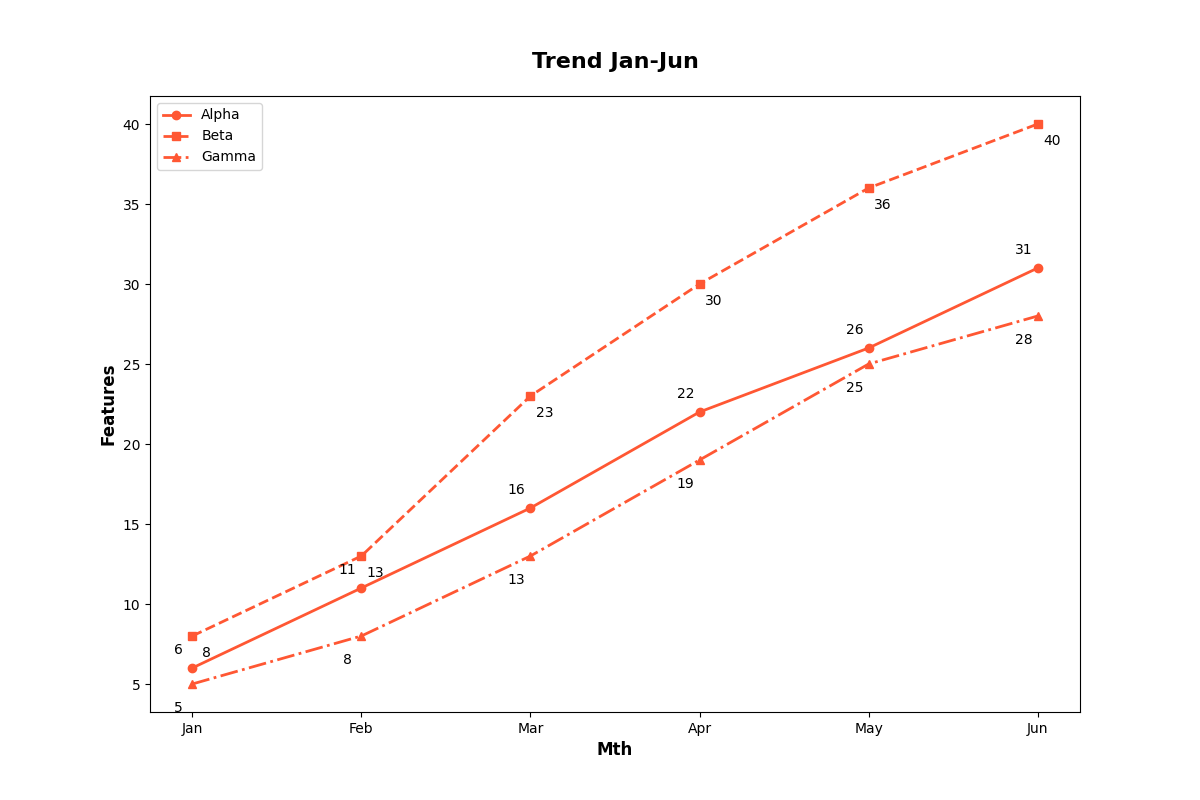

The script that drew this image:
import matplotlib.pyplot as plt
import numpy as np

months = np.array([1, 2, 3, 4, 5, 6])
team_alpha = np.array([6, 11, 16, 22, 26, 31])  # Manually altered values
team_beta = np.array([8, 13, 23, 30, 36, 40])   # Manually altered values
team_gamma = np.array([5, 8, 13, 19, 25, 28])   # Manually altered values

fig, ax = plt.subplots(figsize=(12, 8))

# Apply a single uniform color to all data groups
common_color = '#FF5733'

ax.plot(months, team_alpha, marker='o', linestyle='-', color=common_color, linewidth=2, label='Alpha')
ax.plot(months, team_beta, marker='s', linestyle='--', color=common_color, linewidth=2, label='Beta')
ax.plot(months, team_gamma, marker='^', linestyle='-.', color=common_color, linewidth=2, label='Gamma')

for (month, alpha_feat, beta_feat, gamma_feat) in zip(months, team_alpha, team_beta, team_gamma):
    ax.annotate(f'{alpha_feat}', (month, alpha_feat), textcoords="offset points", xytext=(-10,10), ha='center')
    ax.annotate(f'{beta_feat}', (month, beta_feat), textcoords="offset points", xytext=(10,-15), ha='center')
    ax.annotate(f'{gamma_feat}', (month, gamma_feat), textcoords="offset points", xytext=(-10,-20), ha='center')

ax.set_xlabel('Mth', fontsize=12, fontweight='bold')
ax.set_ylabel('Features', fontsize=12, fontweight='bold')
ax.set_title('Trend Jan-Jun', fontsize=16, fontweight='bold', pad=20)
ax.set_xticks(months)
ax.set_xticklabels(['Jan', 'Feb', 'Mar', 'Apr', 'May', 'Jun'])
ax.legend()

plt.show()
